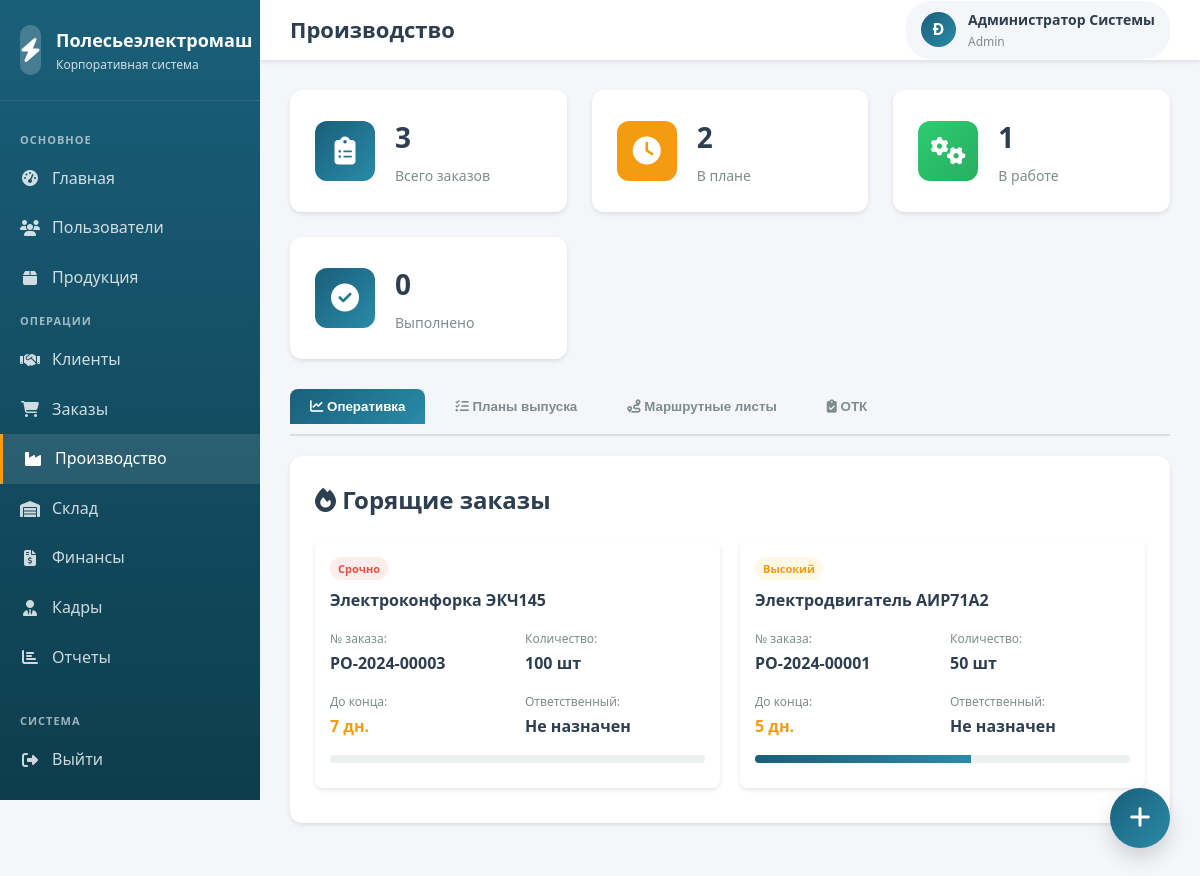
The app's page /modules/production/index.php (signed in) with its own data.
### tables this page shows
CREATE TABLE production_orders (
    id INT AUTO_INCREMENT PRIMARY KEY,
    production_number VARCHAR(50) NOT NULL UNIQUE,
    product_id INT NOT NULL,
    quantity INT NOT NULL,
    planned_start_date DATE,
    planned_end_date DATE,
    actual_start_date DATE,
    actual_end_date DATE,
    status ENUM('planned', 'in_progress', 'completed', 'cancelled', 'on_hold') DEFAULT 'planned',
    priority ENUM('low', 'normal', 'high', 'urgent') DEFAULT 'normal',
    order_source ENUM('customer_order', 'stock_replenishment', 'forecast') DEFAULT 'stock_replenishment',
    source_order_id INT COMMENT 'ID заказа клиента если это заказное производство',
    responsible_user_id INT,
    work_center_id INT,
    notes TEXT,
    created_by INT,
    created_at TIMESTAMP DEFAULT CURRENT_TIMESTAMP,
    updated_at TIMESTAMP DEFAULT CURRENT_TIMESTAMP ON UPDATE CURRENT_TIMESTAMP,
    FOREIGN KEY (product_id) REFERENCES products(id) ON DELETE RESTRICT,
    FOREIGN KEY (responsible_user_id) REFERENCES users(id) ON DELETE SET NULL,
    FOREIGN KEY (work_center_id) REFERENCES work_centers(id) ON DELETE SET NULL,
    FOREIGN KEY (created_by) REFERENCES users(id) ON DELETE SET NULL
);

CREATE TABLE products (
    id INT AUTO_INCREMENT PRIMARY KEY,
    product_code VARCHAR(50) NOT NULL UNIQUE,
    product_name VARCHAR(200) NOT NULL,
    category_id INT,
    description TEXT,
    specifications JSON,
    base_price DECIMAL(10,2) NOT NULL,
    currency VARCHAR(3) DEFAULT 'BYN',
    weight DECIMAL(10,3) DEFAULT 0 COMMENT 'Вес единицы продукции в кг',
    stock_quantity INT DEFAULT 0,
    min_stock_level INT DEFAULT 10,
    is_active TINYINT(1) DEFAULT 1,
    created_at TIMESTAMP DEFAULT CURRENT_TIMESTAMP,
    updated_at TIMESTAMP DEFAULT CURRENT_TIMESTAMP ON UPDATE CURRENT_TIMESTAMP,
    FOREIGN KEY (category_id) REFERENCES product_categories(id) ON DELETE SET NULL
);

### modules/production/index.php (the view, shortened to what this page needs)
<?php
$pdo = getDBConnection();
$current_orders = $pdo->query("
    SELECT po.*, p.product_name, p.product_code, wc.center_name, u.full_name as responsible_name,
           DATEDIFF(po.planned_end_date, CURDATE()) as days_remaining
    FROM production_orders po
    JOIN products p ON po.product_id = p.id
    LEFT JOIN work_centers wc ON po.work_center_id = wc.id
    LEFT JOIN users u ON po.responsible_user_id = u.id
    WHERE po.status IN ('planned', 'in_progress')
    ORDER BY
        FIELD(po.priority, 'urgent', 'high', 'normal', 'low'),
        po.planned_start_date
")->fetchAll();
$stats = $pdo->query("
    SELECT
        COUNT(*) as total_orders,
        SUM(CASE WHEN status = 'planned' THEN 1 ELSE 0 END) as planned_count,
        SUM(CASE WHEN status = 'in_progress' THEN 1 ELSE 0 END) as in_progress_count,
        SUM(CASE WHEN status = 'completed' THEN 1 ELSE 0 END) as completed_count
    FROM production_orders
    WHERE YEAR(created_at) = YEAR(CURDATE())
")->fetch();
?>
<!DOCTYPE html>
<html lang="ru">
<head>
    <link rel="stylesheet" href="../../assets/css/style.css">
    <link rel="stylesheet" href="https://cdnjs.cloudflare.com/ajax/libs/font-awesome/6.4.0/css/all.min.css">
</head>
<body>
    <div class="dashboard-container">
        <aside class="sidebar">
            <div class="sidebar-header">
                <div class="sidebar-logo">
                    <div class="logo-icon"><i class="fas fa-bolt"></i></div>
                    <div class="logo-text"><h2>Полесьеэлектромаш</h2><p>Корпоративная система</p></div>
                </div>
            </div>
            <?php
            $basePath = '../../';
            include '../../includes/sidebar.php';
            ?>
        </aside>
        <div class="main-content">
            <header class="header">
                <div class="header-title"><h1>Производство</h1></div>
                <div class="user-info">
                    <div class="user-avatar"><?php echo strtoupper(substr($_SESSION['full_name'], 0, 1)); ?></div>
                    <div class="user-details">
                        <span class="user-name"><?php echo htmlspecialchars($_SESSION['full_name']); ?></span>
                        <span class="user-role"><?php echo ucfirst($_SESSION['user_role']); ?></span>
                    </div>
                </div>
            </header>
            <div class="content-area">
                <div class="stats-grid">
                    <div class="stat-card">
                        <div class="stat-icon primary">
                            <i class="fas fa-clipboard-list"></i>
                        </div>
                        <div class="stat-info">
                            <h3><?php echo $stats['total_orders']; ?></h3>
                            <p>Всего заказов</p>
                        </div>
                    </div>
                    <div class="stat-card">
                        <div class="stat-icon warning">
                            <i class="fas fa-clock"></i>
                        </div>
                        <div class="stat-info">
                            <h3><?php echo $stats['planned_count']; ?></h3>
                            <p>В плане</p>
                        </div>
                    </div>
                    <div class="stat-card">
                        <div class="stat-icon success">
                            <i class="fas fa-cogs"></i>
                        </div>
                        <div class="stat-info">
                            <h3><?php echo $stats['in_progress_count']; ?></h3>
                            <p>В работе</p>
                        </div>
                    </div>
                    <div class="stat-card">
                        <div class="stat-icon primary">
                            <i class="fas fa-check-circle"></i>
                        </div>
                        <div class="stat-info">
                            <h3><?php echo $stats['completed_count']; ?></h3>
                            <p>Выполнено</p>
                        </div>
                    </div>
                </div>
                <div class="production-tabs">
                    <button class="tab-btn active" onclick="showTab('dashboard')">
                        <i class="fas fa-chart-line"></i> Оперативка
                    </button>
                    <button class="tab-btn" onclick="showTab('orders')">
                        <i class="fas fa-tasks"></i> Планы выпуска
                    </button>
                    <button class="tab-btn" onclick="showTab('route-sheets')">
                        <i class="fas fa-route"></i> Маршрутные листы
                    </button>
                    <button class="tab-btn" onclick="showTab('quality')">
                        <i class="fas fa-clipboard-check"></i> ОТК
                    </button>
                </div>
                <div id="dashboard" class="tab-content active">
                    <div class="card">
                        <h2><i class="fas fa-fire"></i> Горящие заказы</h2>
                        <div class="kanban-board">
                            <?php foreach ($current_orders as $order): ?>
                                <?php if ($order['days_remaining'] <= 7): ?>
                                <div class="kanban-card">
                                    <span class="priority-badge priority-<?php echo $order['priority']; ?>">
                                        <?php
                                        $priorities = ['urgent' => 'Срочно', 'high' => 'Высокий', 'normal' => 'Нормальный', 'low' => 'Низкий'];
                                        echo $priorities[$order['priority']];
                                        ?>
                                    </span>
                                    <h4><?php echo htmlspecialchars($order['product_name']); ?></h4>
                                    <div class="info-grid">
                                        <div class="info-item">
                                            <label>№ заказа:</label>
                                            <span><?php echo htmlspecialchars($order['production_number']); ?></span>
                                        </div>
                                        <div class="info-item">
                                            <label>Количество:</label>
                                            <span><?php echo $order['quantity']; ?> шт</span>
                                        </div>
                                        <div class="info-item">
                                            <label>До конца:</label>
                                            <span style="color: <?php echo $order['days_remaining'] <= 3 ? '#e74c3c' : '#f39c12'; ?>">
                                                <?php echo $order['days_remaining']; ?> дн.
                                            </span>
                                        </div>
                                        <div class="info-item">
                                            <label>Ответственный:</label>
                                            <span><?php echo $order['responsible_name'] ?: 'Не назначен'; ?></span>
                                        </div>
                                    </div>
                                    <div class="progress-bar">
                                        <div class="progress-fill" style="width: <?php
                                            $total_days = strtotime($order['planned_end_date']) - strtotime($order['planned_start_date']);
                                            $elapsed = time() - strtotime($order['planned_start_date']);
                                            echo min(100, max(0, ($elapsed / $total_days) * 100));
                                        ?>%"></div>
                                    </div>
                                </div>
                                <?php endif; ?>
                            <?php endforeach; ?>
                        </div>
                    </div>
                </div>
                <button class="btn-float" onclick="openModal('createOrderModal')" title="Создать план выпуска">
                    <i class="fas fa-plus"></i>
                </button>
            </div>
        </div>
    </div>
</body>
</html>

### includes/sidebar.php (shortened to what this page needs)
<?php
$userRole = $_SESSION['user_role'] ?? 'manager';
$currentMenu = $menuItems[$userRole] ?? $menuItems['manager'];
function isCurrentPage($url) {
    $currentPath = $_SERVER['PHP_SELF'];
    $normalizedUrl = ltrim($url, '/');
    $normalizedPath = ltrim($currentPath, '/');
    return strpos($normalizedPath, $normalizedUrl) !== false ||
           strpos($currentPath, $normalizedUrl) !== false;
}
?>
<nav class="sidebar-menu">
    <?php if (!empty($currentMenu['main'])): ?>
        <div class="menu-category">Основное</div>
        <?php foreach ($currentMenu['main'] as $item): ?>
            <a href="<?php echo $basePath . $item['url']; ?>" class="menu-item <?php echo isCurrentPage($item['url']) ? 'active' : ''; ?>">
                <i class="fas <?php echo $item['icon']; ?>"></i>
                <span><?php echo $item['text']; ?></span>
            </a>
        <?php endforeach; ?>
    <?php endif; ?>
    <?php if (!empty($currentMenu['operations'])): ?>
        <div class="menu-category">Операции</div>
        <?php foreach ($currentMenu['operations'] as $item): ?>
            <a href="<?php echo $basePath . $item['url']; ?>" class="menu-item <?php echo isCurrentPage($item['url']) ? 'active' : ''; ?>">
                <i class="fas <?php echo $item['icon']; ?>"></i>
                <span><?php echo $item['text']; ?></span>
            </a>
        <?php endforeach; ?>
    <?php endif; ?>
    <div class="menu-category" style="margin-top: 20px;">Система</div>
    <a href="<?php echo $basePath; ?>logout.php" class="menu-item">
        <i class="fas fa-sign-out-alt"></i>
        <span>Выйти</span>
    </a>
</nav>

### assets/css/style.css (style rules this page uses)
:root { --primary-color: #1a5f7a; --primary-dark: #0d3d4d; --primary-light: #298ba8; --secondary-color: #f39c12; --secondary-dark: #d68910; --accent-color: #27ae60; --danger-color: #e74c3c; --warning-color: #f39c12; --info-color: #3498db; --success-color: #2ecc71; --bg-color: #f5f6fa; --card-bg: #ffffff; --text-primary: #2c3e50; --text-secondary: #7f8c8d; --border-color: #dcdde1; --sidebar-width: 260px; --header-height: 60px; --shadow-sm: 0 2px 4px rgba(0,0,0,0.1); --shadow-md: 0 4px 6px rgba(0,0,0,0.1); --shadow-lg: 0 10px 20px rgba(0,0,0,0.15); --transition: all 0.3s ease; }
* { margin: 0; padding: 0; box-sizing: border-box; }
body { font-family: 'Segoe UI', Tahoma, Geneva, Verdana, sans-serif; background-color: var(--bg-color); color: var(--text-primary); line-height: 1.6; min-height: 100vh; }
.dashboard-container { display: flex; min-height: 100vh; }
.sidebar { width: var(--sidebar-width); background: linear-gradient(180deg, var(--primary-color) 0%, var(--primary-dark) 100%); color: white; position: fixed; height: 100vh; overflow-y: auto; z-index: 1000; transition: var(--transition); }
.sidebar-header { padding: 25px 20px; border-bottom: 1px solid rgba(255,255,255,0.1); }
.sidebar-logo { display: flex; align-items: center; gap: 15px; }
.logo-icon { width: 50px; height: 50px; background: rgba(255,255,255,0.2); border-radius: 10px; display: flex; align-items: center; justify-content: center; font-size: 24px; font-weight: bold; }
.logo-text h2 { font-size: 18px; font-weight: 600; }
.logo-text p { font-size: 12px; opacity: 0.8; }
.sidebar-menu { padding: 20px 0; }
.menu-category { padding: 10px 20px 5px; font-size: 11px; text-transform: uppercase; letter-spacing: 1px; opacity: 0.6; font-weight: 600; }
.menu-item { display: flex; align-items: center; padding: 12px 20px; color: rgba(255,255,255,0.8); text-decoration: none; transition: var(--transition); gap: 12px; }
.menu-item:hover, .menu-item.active { background-color: rgba(255,255,255,0.1); color: white; border-left: 3px solid var(--secondary-color); }
.menu-item i { width: 20px; text-align: center; }
.main-content { flex: 1; margin-left: var(--sidebar-width); transition: var(--transition); }
.header { background-color: var(--card-bg); height: var(--header-height); display: flex; align-items: center; justify-content: space-between; padding: 0 30px; box-shadow: var(--shadow-sm); position: sticky; top: 0; z-index: 999; }
.header-title h1 { font-size: 22px; color: var(--text-primary); }
.user-info { display: flex; align-items: center; gap: 12px; padding: 8px 15px; background-color: var(--bg-color); border-radius: 25px; }
.user-avatar { width: 35px; height: 35px; background: linear-gradient(135deg, var(--primary-color), var(--primary-light)); border-radius: 50%; display: flex; align-items: center; justify-content: center; color: white; font-weight: bold; }
.user-details { display: flex; flex-direction: column; }
.user-name { font-weight: 600; font-size: 14px; }
.user-role { font-size: 12px; color: var(--text-secondary); }
.content-area { padding: 30px; }
.card { background-color: var(--card-bg); border-radius: 12px; box-shadow: var(--shadow-sm); padding: 25px; margin-bottom: 25px; transition: var(--transition); }
.stats-grid { display: grid; grid-template-columns: repeat(auto-fit, minmax(250px, 1fr)); gap: 25px; margin-bottom: 30px; }
.stat-card { background: var(--card-bg); border-radius: 12px; padding: 25px; box-shadow: var(--shadow-sm); display: flex; align-items: center; gap: 20px; transition: var(--transition); }
.stat-icon { width: 60px; height: 60px; border-radius: 12px; display: flex; align-items: center; justify-content: center; font-size: 28px; }
.stat-icon.primary { background: linear-gradient(135deg, var(--primary-color), var(--primary-light)); color: white; }
.stat-icon.success { background: linear-gradient(135deg, var(--success-color), #27ae60); color: white; }
.stat-icon.warning { background: linear-gradient(135deg, var(--warning-color), #f39c12); color: white; }
.stat-info h3 { font-size: 28px; color: var(--text-primary); margin-bottom: 5px; }
.stat-info p { color: var(--text-secondary); font-size: 14px; }

### records on screen
production_orders: priority "Срочно", product.product_name "Электроконфорка ЭКЧ145", production_number "PO-2024-00003", quantity "100", days_remaining "7", responsible_name "Не назначен"
production_orders: priority "Высокий", product.product_name "Электродвигатель АИР71А2", production_number "PO-2024-00001", quantity "50", days_remaining "5", responsible_name "Не назначен"

### other values on screen
$item['text'] "Главная"
$item['text'] "Пользователи"
$item['text'] "Продукция"
$item['text'] "Клиенты"
$item['text'] "Заказы"
$item['text'] "Производство"
$item['text'] "Склад"
$item['text'] "Финансы"
$item['text'] "Кадры"
$item['text'] "Отчеты"
substr($_SESSION['full_name'], 0, 1) "Ð"
$_SESSION['full_name'] "Администратор Системы"
$_SESSION['user_role'] "Admin"
$stats['total_orders'] "3"
$stats['planned_count'] "2"
